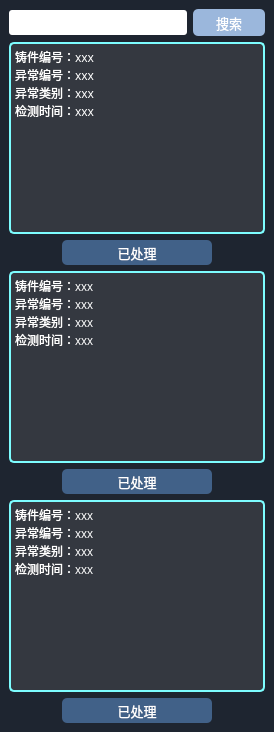
  <widget class="QDockWidget" name="dockWidget_3">
   <property name="minimumSize">
    <size>
     <width>268</width>
     <height>475</height>
    </size>
   </property>
   <property name="maximumSize">
    <size>
     <width>293</width>
     <height>16775</height>
    </size>
   </property>
   <property name="font">
    <font>
     <family>黑体</family>
    </font>
   </property>
   <property name="autoFillBackground">
    <bool>false</bool>
   </property>
   <property name="styleSheet">
    <string notr="true">background-color:rgb(26, 29, 37);
color: rgb(255, 255, 255);
</string>
   </property>
   <property name="floating">
    <bool>false</bool>
   </property>
   <property name="windowTitle">
    <string>任务流水</string>
   </property>
   <attribute name="dockWidgetArea">
    <number>2</number>
   </attribute>
   <widget class="QWidget" name="dockWidgetContents_3">
    <property name="styleSheet">
     <string notr="true">background-color: rgb(30, 37, 48);</string>
    </property>
    <layout class="QVBoxLayout" name="verticalLayout_4">
     <item>
      <layout class="QHBoxLayout" name="horizontalLayout_13">
       <item>
        <widget class="QLineEdit" name="lineEdit_3">
         <property name="minimumSize">
          <size>
           <width>0</width>
           <height>25</height>
          </size>
         </property>
         <property name="font">
          <font>
           <family>黑体</family>
          </font>
         </property>
         <property name="styleSheet">
          <string notr="true">background-color: rgb(255, 255, 255);border-radius:3px;</string>
         </property>
        </widget>
       </item>
       <item>
        <widget class="QPushButton" name="pushButton_18">
         <property name="minimumSize">
          <size>
           <width>72</width>
           <height>27</height>
          </size>
         </property>
         <property name="font">
          <font>
           <family>黑体</family>
           <pointsize>10</pointsize>
          </font>
         </property>
         <property name="styleSheet">
          <string notr="true">background-color: rgb(155, 183, 220);border-radius:5px;</string>
         </property>
         <property name="text">
          <string>搜索</string>
         </property>
        </widget>
       </item>
      </layout>
     </item>
     <item>
      <layout class="QVBoxLayout" name="verticalLayout">
       <item>
        <widget class="QTextBrowser" name="textBrowser">
         <property name="font">
          <font>
           <family>黑体</family>
          </font>
         </property>
         <property name="styleSheet">
          <string notr="true">background-color: rgba(68, 70, 74, 150);color: rgb(255,255,255);border-radius:5px;border-style:solid;border-width:2px;border-color: rgb(125, 253, 255);
</string>
         </property>
         <property name="frameShape">
          <enum>QFrame::Box</enum>
         </property>
         <property name="frameShadow">
          <enum>QFrame::Raised</enum>
         </property>
         <property name="html">
          <string>&lt;!DOCTYPE HTML PUBLIC &quot;-//W3C//DTD HTML 4.0//EN&quot; &quot;http://www.w3.org/TR/REC-html40/strict.dtd&quot;&gt;
&lt;html&gt;&lt;head&gt;&lt;meta name=&quot;qrichtext&quot; content=&quot;1&quot; /&gt;&lt;style type=&quot;text/css&quot;&gt;
p, li { white-space: pre-wrap; }
&lt;/style&gt;&lt;/head&gt;&lt;body style=&quot; font-family:'黑体'; font-size:9pt; font-weight:400; font-style:normal;&quot;&gt;
&lt;p style=&quot; margin-top:0px; margin-bottom:0px; margin-left:0px; margin-right:0px; -qt-block-indent:0; text-indent:0px;&quot;&gt;&lt;span style=&quot; font-family:'SimSun';&quot;&gt;铸件编号：xxx&lt;/span&gt;&lt;/p&gt;
&lt;p style=&quot; margin-top:0px; margin-bottom:0px; margin-left:0px; margin-right:0px; -qt-block-indent:0; text-indent:0px;&quot;&gt;&lt;span style=&quot; font-family:'SimSun';&quot;&gt;异常编号：xxx&lt;/span&gt;&lt;/p&gt;
&lt;p style=&quot; margin-top:0px; margin-bottom:0px; margin-left:0px; margin-right:0px; -qt-block-indent:0; text-indent:0px;&quot;&gt;&lt;span style=&quot; font-family:'SimSun';&quot;&gt;异常类别：xxx&lt;/span&gt;&lt;/p&gt;
&lt;p style=&quot; margin-top:0px; margin-bottom:0px; margin-left:0px; margin-right:0px; -qt-block-indent:0; text-indent:0px;&quot;&gt;&lt;span style=&quot; font-family:'SimSun';&quot;&gt;检测时间：xxx&lt;/span&gt;&lt;/p&gt;&lt;/body&gt;&lt;/html&gt;</string>
         </property>
        </widget>
       </item>
       <item>
        <layout class="QHBoxLayout" name="horizontalLayout_17">
         <item>
          <spacer name="horizontalSpacer_7">
           <property name="orientation">
            <enum>Qt::Horizontal</enum>
           </property>
           <property name="sizeHint" stdset="0">
            <size>
             <width>40</width>
             <height>20</height>
            </size>
           </property>
          </spacer>
         </item>
         <item>
          <widget class="QPushButton" name="pushButton_19">
           <property name="sizePolicy">
            <sizepolicy hsizetype="Minimum" vsizetype="Fixed">
             <horstretch>0</horstretch>
             <verstretch>0</verstretch>
            </sizepolicy>
           </property>
           <property name="minimumSize">
            <size>
             <width>150</width>
             <height>25</height>
            </size>
           </property>
           <property name="maximumSize">
            <size>
             <width>150</width>
             <height>16777215</height>
            </size>
           </property>
           <property name="font">
            <font>
             <family>黑体</family>
             <pointsize>10</pointsize>
            </font>
           </property>
           <property name="styleSheet">
            <string notr="true">background-color: rgb(65, 97, 136);border-radius:5px;</string>
           </property>
           <property name="text">
            <string>已处理</string>
           </property>
          </widget>
         </item>
         <item>
          <spacer name="horizontalSpacer_9">
           <property name="orientation">
            <enum>Qt::Horizontal</enum>
           </property>
           <property name="sizeHint" stdset="0">
            <size>
             <width>40</width>
             <height>20</height>
            </size>
           </property>
          </spacer>
         </item>
        </layout>
       </item>
       <item>
        <widget class="QTextBrowser" name="textBrowser_2">
         <property name="styleSheet">
          <string notr="true">background-color: rgba(68, 70, 74, 150);color: rgb(255,255,255);border-radius:5px;border-style:solid;border-width:2px;border-color: rgb(125, 253, 255);</string>
         </property>
         <property name="frameShape">
          <enum>QFrame::Box</enum>
         </property>
         <property name="frameShadow">
          <enum>QFrame::Raised</enum>
         </property>
         <property name="html">
          <string>&lt;!DOCTYPE HTML PUBLIC &quot;-//W3C//DTD HTML 4.0//EN&quot; &quot;http://www.w3.org/TR/REC-html40/strict.dtd&quot;&gt;
&lt;html&gt;&lt;head&gt;&lt;meta name=&quot;qrichtext&quot; content=&quot;1&quot; /&gt;&lt;style type=&quot;text/css&quot;&gt;
p, li { white-space: pre-wrap; }
&lt;/style&gt;&lt;/head&gt;&lt;body style=&quot; font-family:'SimSun'; font-size:9pt; font-weight:400; font-style:normal;&quot;&gt;
&lt;p style=&quot; margin-top:0px; margin-bottom:0px; margin-left:0px; margin-right:0px; -qt-block-indent:0; text-indent:0px;&quot;&gt;铸件编号：xxx&lt;/p&gt;
&lt;p style=&quot; margin-top:0px; margin-bottom:0px; margin-left:0px; margin-right:0px; -qt-block-indent:0; text-indent:0px;&quot;&gt;异常编号：xxx&lt;/p&gt;
&lt;p style=&quot; margin-top:0px; margin-bottom:0px; margin-left:0px; margin-right:0px; -qt-block-indent:0; text-indent:0px;&quot;&gt;异常类别：xxx&lt;/p&gt;
&lt;p style=&quot; margin-top:0px; margin-bottom:0px; margin-left:0px; margin-right:0px; -qt-block-indent:0; text-indent:0px;&quot;&gt;检测时间：xxx&lt;/p&gt;&lt;/body&gt;&lt;/html&gt;</string>
         </property>
        </widget>
       </item>
       <item>
        <layout class="QHBoxLayout" name="horizontalLayout_23">
         <item>
          <spacer name="horizontalSpacer_14">
           <property name="orientation">
            <enum>Qt::Horizontal</enum>
           </property>
           <property name="sizeHint" stdset="0">
            <size>
             <width>40</width>
             <height>20</height>
            </size>
           </property>
          </spacer>
         </item>
         <item>
          <widget class="QPushButton" name="pushButton_21">
           <property name="minimumSize">
            <size>
             <width>150</width>
             <height>25</height>
            </size>
           </property>
           <property name="maximumSize">
            <size>
             <width>150</width>
             <height>16777215</height>
            </size>
           </property>
           <property name="font">
            <font>
             <family>黑体</family>
             <pointsize>10</pointsize>
            </font>
           </property>
           <property name="styleSheet">
            <string notr="true">background-color: rgb(65, 97, 136);border-radius:5px;</string>
           </property>
           <property name="text">
            <string>已处理</string>
           </property>
          </widget>
         </item>
         <item>
          <spacer name="horizontalSpacer_13">
           <property name="orientation">
            <enum>Qt::Horizontal</enum>
           </property>
           <property name="sizeHint" stdset="0">
            <size>
             <width>40</width>
             <height>20</height>
            </size>
           </property>
          </spacer>
         </item>
        </layout>
       </item>
       <item>
        <widget class="QTextBrowser" name="textBrowser_3">
         <property name="styleSheet">
          <string notr="true">background-color: rgba(68, 70, 74, 150);color: rgb(255,255,255);border-radius:5px;border-style:solid;border-width:2px;border-color: rgb(125, 253, 255);
</string>
         </property>
         <property name="frameShape">
          <enum>QFrame::Box</enum>
         </property>
         <property name="frameShadow">
          <enum>QFrame::Raised</enum>
         </property>
         <property name="html">
          <string>&lt;!DOCTYPE HTML PUBLIC &quot;-//W3C//DTD HTML 4.0//EN&quot; &quot;http://www.w3.org/TR/REC-html40/strict.dtd&quot;&gt;
&lt;html&gt;&lt;head&gt;&lt;meta name=&quot;qrichtext&quot; content=&quot;1&quot; /&gt;&lt;style type=&quot;text/css&quot;&gt;
p, li { white-space: pre-wrap; }
&lt;/style&gt;&lt;/head&gt;&lt;body style=&quot; font-family:'SimSun'; font-size:9pt; font-weight:400; font-style:normal;&quot;&gt;
&lt;p style=&quot; margin-top:0px; margin-bottom:0px; margin-left:0px; margin-right:0px; -qt-block-indent:0; text-indent:0px;&quot;&gt;铸件编号：xxx&lt;/p&gt;
&lt;p style=&quot; margin-top:0px; margin-bottom:0px; margin-left:0px; margin-right:0px; -qt-block-indent:0; text-indent:0px;&quot;&gt;异常编号：xxx&lt;/p&gt;
&lt;p style=&quot; margin-top:0px; margin-bottom:0px; margin-left:0px; margin-right:0px; -qt-block-indent:0; text-indent:0px;&quot;&gt;异常类别：xxx&lt;/p&gt;
&lt;p style=&quot; margin-top:0px; margin-bottom:0px; margin-left:0px; margin-right:0px; -qt-block-indent:0; text-indent:0px;&quot;&gt;检测时间：xxx&lt;/p&gt;&lt;/body&gt;&lt;/html&gt;</string>
         </property>
        </widget>
       </item>
       <item>
        <layout class="QHBoxLayout" name="horizontalLayout_39">
         <item>
          <spacer name="horizontalSpacer_16">
           <property name="orientation">
            <enum>Qt::Horizontal</enum>
           </property>
           <property name="sizeHint" stdset="0">
            <size>
             <width>40</width>
             <height>20</height>
            </size>
           </property>
          </spacer>
         </item>
         <item>
          <widget class="QPushButton" name="pushButton_20">
           <property name="minimumSize">
            <size>
             <width>150</width>
             <height>25</height>
            </size>
           </property>
           <property name="maximumSize">
            <size>
             <width>150</width>
             <height>16777215</height>
            </size>
           </property>
           <property name="font">
            <font>
             <family>黑体</family>
             <pointsize>10</pointsize>
            </font>
           </property>
           <property name="styleSheet">
            <string notr="true">background-color: rgb(65, 97, 136);border-radius:5px;</string>
           </property>
           <property name="text">
            <string>已处理</string>
           </property>
          </widget>
         </item>
         <item>
          <spacer name="horizontalSpacer_15">
           <property name="orientation">
            <enum>Qt::Horizontal</enum>
           </property>
           <property name="sizeHint" stdset="0">
            <size>
             <width>40</width>
             <height>20</height>
            </size>
           </property>
          </spacer>
         </item>
        </layout>
       </item>
      </layout>
     </item>
    </layout>
   </widget>
  </widget>
